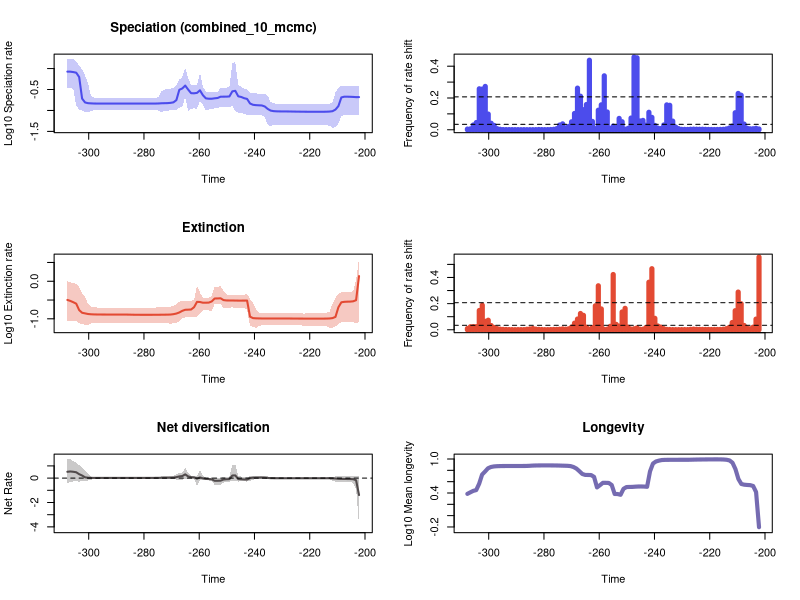

The R script that drew this image:


pdf(file='C:/Users/SimoesLabAdmin/Documents/BDNN_Arielli/synapsida/pyrate_mcmc_logs/Log_RTT_plots.pdf',width=10, height=15)
par(mfrow=c(3,2))
library(scales)

time=c(-202.15980177, -203.22606131000003,-204.29232085,-205.35858039,-206.42483993000002,-207.49109947,-208.55735901000003,-209.62361855,-210.68987809000004,-211.75613763,-212.82239717,-213.88865671000002,-214.95491625,-216.02117579000003,-217.08743533,-218.15369487000004,-219.21995441,-220.28621395,-221.35247349000002,-222.41873303,-223.48499257000003,-224.55125211,-225.61751165000004,-226.68377119000002,-227.75003073,-228.81629027000002,-229.88254981,-230.94880935000003,-232.01506889,-233.08132842999999,-234.14758797000002,-235.21384751,-236.28010705000003,-237.34636659,-238.41262613000004,-239.47888567,-240.54514521,-241.61140475000002,-242.67766429,-243.74392383000003,-244.81018337,-245.87644291000004,-246.94270245,-248.00896199,-249.07522153000002,-250.14148107,-251.20774061000003,-252.27400015,-253.34025969000004,-254.40651923000001,-255.47277877,-256.53903831,-257.60529785,-258.67155739000003,-259.73781693,-260.80407647,-261.87033601,-262.93659555,-264.00285509,-265.06911463,-266.13537417000003,-267.20163371,-268.26789325,-269.33415279,-270.40041233,-271.46667186999997,-272.53293141,-273.59919095000004,-274.66545049,-275.73171003,-276.79796957,-277.86422911,-278.93048865,-279.99674819,-281.06300773000004,-282.12926727,-283.19552681,-284.26178635,-285.32804589,-286.39430543,-287.46056497,-288.52682451000004,-289.59308405,-290.65934359,-291.72560313,-292.79186267,-293.85812221,-294.92438175,-295.99064129000004,-297.05690083,-298.12316037,-299.18941991,-300.25567945,-301.32193899,-302.38819853,-303.45445807000004,-304.52071761,-305.58697715,-306.65323669,-307.71949623)
rate=c(0.20822441559560245, 0.20794884723918333,0.21043817768754605,0.2119747725652627,0.21299936262242727,0.2132298442677995,0.20442402204162635,0.1271323669724832,0.10497321886138578,0.09605888183554884,0.09413482212510854,0.09344832041402634,0.09311239105946303,0.09302328766800749,0.09298587387152468,0.09300968811410232,0.09302091416486222,0.09309623597598732,0.09321566789360533,0.09334461299643511,0.09355492612320343,0.09375499136241822,0.09400846715341654,0.0943002046814388,0.09460226002812139,0.09471594311757343,0.0948100490682803,0.09496293536436173,0.09535243463288892,0.09631167124353968,0.0992047317627894,0.10881881069855559,0.12453156594280505,0.13161983957816162,0.13268605068383615,0.13388912825777777,0.13659523176435137,0.1468171365872526,0.18852880102629893,0.19618527320519352,0.20998210597746705,0.21763467026342348,0.29392579919740625,0.2862008953141919,0.21598636775076557,0.21369366027272796,0.21335833004618815,0.21282089179144026,0.19846268358623187,0.19494311800529496,0.19050180703004876,0.19058056836706663,0.19457858240206233,0.23150289450390493,0.30217054022738793,0.2626101989525242,0.25688343289623516,0.25845645576655485,0.3149331918053042,0.3924244355169111,0.3350396139109851,0.3115232011752863,0.1766070417902445,0.1561822735334894,0.15188026143705413,0.14967084176722895,0.14912624425674134,0.1485566465231813,0.14691278837037303,0.1462113223099859,0.14605557042325273,0.14597425262800007,0.14594275257895847,0.14592987940698865,0.14593708971935088,0.14598006441539413,0.14602707091400574,0.14604406846810386,0.1460375374325512,0.14603766034684185,0.14603561102616047,0.14603229700556214,0.14602791217694827,0.14602086893610833,0.1460076147251479,0.145990377487413,0.1459926814198269,0.14600949654956147,0.14604642031484316,0.14613665895679842,0.14644328666476603,0.14764786942403696,0.14924337643711233,0.15515554132896847,0.19177208037537014,0.6277015176299083,0.797083500529129,0.8249169564882464,0.8434821959839738,0.8444424658967868)
minHPD=c(0.07647106724071959, 0.07734142804423534,0.07942828986939562,0.07851966021047276,0.07809769160366754,0.07894676263026473,0.07274799504413572,0.048223503200615796,0.04049257426296967,0.03843835424369932,0.043297531482651336,0.04400217904443545,0.04394932070375,0.04467954446595121,0.04487904908841995,0.04514545711772151,0.04494700014326096,0.044807159323282435,0.04494700014326096,0.04494190654018587,0.044944757980208944,0.04553666781656226,0.04553666781656226,0.04486019594600744,0.045634049476286395,0.04538435927079513,0.045076464703735636,0.044798501892353564,0.04594020400781118,0.04487293195448113,0.042139381151221324,0.045628403251335756,0.06935921200752043,0.07631028731311111,0.07829939718829243,0.07891572188275385,0.078942017690489,0.08001408549409972,0.07903238209511816,0.0823954103680885,0.0886488083432593,0.08699415708545302,0.09774861254618802,0.12864142029923623,0.12042158152270561,0.12116530996282314,0.12041613034584629,0.12114978081850361,0.11190807292306057,0.11330774249538776,0.1064672759010882,0.1059390766809854,0.10047368366849263,0.13706416609727998,0.17131573266029895,0.1109549041443273,0.11147691475425714,0.1110357778242096,0.09657461988431283,0.21118074076295568,0.12066398077181711,0.11604891311368051,0.10367159804679568,0.10367805446336585,0.10133961684066378,0.09870882468999663,0.09768882263759544,0.09149789724363169,0.09922198011791841,0.10193754414935778,0.10253927801407205,0.10134148356465882,0.10159578284086826,0.1017293953451874,0.10175165734803149,0.10209840634284183,0.10229972444710254,0.10238461838553488,0.10239904810739098,0.10238461838553488,0.10236084702839353,0.10233085713482162,0.10229866004749863,0.1022167887256646,0.10209840634284183,0.10193754414935778,0.10170573320929505,0.10261333054740479,0.10251443230185399,0.10175165734803149,0.10123408346474325,0.09561025229526475,0.08956179300333189,0.09146747530344959,0.09915866576649017,0.10570295592324201,0.12823489960591872,0.3292412171621953,0.3381219399298795,0.34718292261865946)
maxHPD=c(0.3794781254648623, 0.37704756310050314,0.3767657104407643,0.37674561170789117,0.3793966358580818,0.3845966992472076,0.3869129592897176,0.3441177436921464,0.2709755091894728,0.15635063349181852,0.1465852879757538,0.14377450393943952,0.14209620427361466,0.14232118813697142,0.14209620427361466,0.14212850997184873,0.14176637057618988,0.14137569107019435,0.14137569107019435,0.14133521727840082,0.14137569107019435,0.14210911253116265,0.14236950095355863,0.14209620427361466,0.14323802698710938,0.14323802698710938,0.14328852926286736,0.1434165556914538,0.14555342175142355,0.14772138764423112,0.16029901143417066,0.223432804219348,0.25195883947324965,0.2519937957995243,0.25368055134618944,0.25436862518819064,0.2551746381829326,0.2628928710076454,0.32349298652810043,0.3334433375455118,0.36645500452837854,0.41195658290679216,1.4077230700370897,1.3760613895301992,0.36629965190462094,0.3502952081871137,0.34814382825986484,0.3480195653983722,0.2795960438429259,0.2733813355619992,0.2713082039909146,0.2715207340711895,0.2805759415710198,0.36808159149227565,0.7965847973011608,0.4038464274235254,0.3963891927414213,0.39685915167833535,0.5933835217753222,1.023169980958854,0.6219933884227894,0.5442434933405396,0.3992069423224342,0.3447554021979023,0.33240123346001216,0.3227185796188987,0.3162701699427049,0.29006693828835073,0.20895086879119984,0.20096895593210123,0.1999934446290643,0.19821389464761777,0.19821389464761777,0.19821389464761777,0.19806201537328122,0.1982074338169283,0.1982074338169283,0.19821389464761777,0.19821389464761777,0.19822523958335844,0.19822523958335844,0.19821389464761777,0.19821389464761777,0.19821389464761777,0.1982074338169283,0.1982325006347331,0.19821389464761777,0.19938007625384815,0.1996292224585705,0.19993310529523256,0.20254665115140952,0.22041487521381647,0.4459590151606513,0.6802496417411483,0.9527086662209635,1.1650730874449897,1.460066805337282,1.7068072146686428,1.69840726738352,1.7136491836899814)
remove_na = !is.na(rate)
time = time[remove_na]
plot(time,time,type = 'n', ylim = c(-1.460992705689577, 0.2753146035728405), xlim = c(-308.252626,-201.626672), ylab = 'Log10 Speciation rate', xlab = 'Time',main='Speciation (combined_10_mcmc)' )
polygon(c(time, rev(time)), c(log10(maxHPD[remove_na]), rev(log10(minHPD[remove_na]))), col = alpha('#4c4cec',0.3), border = NA)
lines(time,log10(rate[remove_na]), col = '#4c4cec', lwd=2)
mids=c(-202.16518691919194, -203.24221675757576,-204.3192465959596,-205.39627643434343,-206.47330627272729,-207.5503361111111,-208.62736594949496,-209.7043957878788,-210.78142562626263,-211.85845546464648,-212.9354853030303,-214.01251514141416,-215.08954497979798,-216.16657481818183,-217.24360465656565,-218.3206344949495,-219.39766433333335,-220.47469417171718,-221.55172401010103,-222.62875384848485,-223.7057836868687,-224.78281352525252,-225.85984336363637,-226.9368732020202,-228.01390304040405,-229.0909328787879,-230.16796271717172,-231.24499255555557,-232.3220223939394,-233.39905223232324,-234.4760820707071,-235.55311190909092,-236.63014174747474,-237.7071715858586,-238.78420142424244,-239.86123126262626,-240.9382611010101,-242.01529093939394,-243.0923207777778,-244.16935061616164,-245.24638045454546,-246.32341029292928,-247.40044013131313,-248.47746996969698,-249.5544998080808,-250.63152964646466,-251.70855948484848,-252.78558932323233,-253.86261916161618,-254.939649,-256.0166788383838,-257.0937086767677,-258.1707385151515,-259.2477683535354,-260.3247981919192,-261.401828030303,-262.4788578686869,-263.5558877070707,-264.6329175454546,-265.7099473838384,-266.7869772222222,-267.86400706060607,-268.9410368989899,-270.0180667373737,-271.09509657575757,-272.1721264141414,-273.24915625252527,-274.3261860909091,-275.40321592929297,-276.48024576767676,-277.5572756060606,-278.63430544444446,-279.71133528282826,-280.7883651212121,-281.86539495959596,-282.9424247979798,-284.01945463636366,-285.0964844747475,-286.1735143131313,-287.25054415151516,-288.327573989899,-289.4046038282828,-290.48163366666665,-291.5586635050505,-292.63569334343435,-293.7127231818182,-294.78975302020206,-295.86678285858585,-296.9438126969697,-298.02084253535355,-299.09787237373735,-300.1749022121212,-301.25193205050505,-302.3289618888889,-303.40599172727275,-304.4830215656566,-305.5600514040404,-306.63708124242424,-307.7141110808081)
counts=c(0.00497752808988764, 0.009269662921348315,0.00649438202247191,0.006078651685393259,0.009696629213483146,0.035764044943820225,0.21756179775280898,0.2286741573033708,0.10725842696629213,0.02295505617977528,0.010775280898876404,0.0054943820224719105,0.0029213483146067415,0.0024269662921348315,0.0019438202247191011,0.00149438202247191,0.0018764044943820224,0.0021797752808988763,0.002707865168539326,0.0034831460674157304,0.0033932584269662923,0.0036853932584269664,0.00401123595505618,0.0035393258426966293,0.002292134831460674,0.0024719101123595504,0.002752808988764045,0.006910112359550562,0.016876404494382023,0.05456179775280899,0.15403370786516854,0.1566067415730337,0.030235955056179774,0.007224719101123596,0.010449438202247191,0.02744943820224719,0.07806741573033708,0.11008988764044944,0.028707865168539327,0.059,0.05559550561797753,0.45310112359550564,0.4577752808988764,0.07373033707865169,0.0089438202247191,0.0039213483146067415,0.05056179775280899,0.07147191011235955,0.014202247191011236,0.023235955056179775,0.008269662921348314,0.1118876404494382,0.3395168539325843,0.15696629213483146,0.1231685393258427,0.00701123595505618,0.05256179775280899,0.43774157303370786,0.15886516853932584,0.12640449438202248,0.21130337078651684,0.2621348314606742,0.10273033707865169,0.05010112359550562,0.021067415730337078,0.011674157303370786,0.037168539325842694,0.029640449438202248,0.00698876404494382,0.003056179775280899,0.0017640449438202247,0.0010786516853932583,0.0008988764044943821,0.001292134831460674,0.0017640449438202247,0.0008988764044943821,0.000651685393258427,0.0007191011235955057,0.0006179775280898876,0.0008876404494382022,0.0007303370786516854,0.0009101123595505618,0.0008988764044943821,0.001056179775280899,0.0010674157303370787,0.0010112359550561798,0.0012808988764044945,0.003089887640449438,0.006853932584269663,0.027303370786516856,0.04086516853932584,0.09879775280898877,0.2728202247191011,0.25620224719101126,0.2578426966292135,0.04562921348314607,0.030101123595505618,0.005719101123595505,0.004438202247191011)
plot(mids,counts,type = 'h', xlim = c(-308.252626,-201.626672), ylim=c(0,0.4577752808988764), ylab = 'Frequency of rate shift', xlab = 'Time',lwd=5,col='#4c4cec')
bf2 = 0.03412682688815857
bf6 = 0.20702555632585987
abline(h=bf2, lty=2)
abline(h=bf6, lty=2)

time=c(-202.15980177, -203.22606131000003,-204.29232085,-205.35858039,-206.42483993000002,-207.49109947,-208.55735901000003,-209.62361855,-210.68987809000004,-211.75613763,-212.82239717,-213.88865671000002,-214.95491625,-216.02117579000003,-217.08743533,-218.15369487000004,-219.21995441,-220.28621395,-221.35247349000002,-222.41873303,-223.48499257000003,-224.55125211,-225.61751165000004,-226.68377119000002,-227.75003073,-228.81629027000002,-229.88254981,-230.94880935000003,-232.01506889,-233.08132842999999,-234.14758797000002,-235.21384751,-236.28010705000003,-237.34636659,-238.41262613000004,-239.47888567,-240.54514521,-241.61140475000002,-242.67766429,-243.74392383000003,-244.81018337,-245.87644291000004,-246.94270245,-248.00896199,-249.07522153000002,-250.14148107,-251.20774061000003,-252.27400015,-253.34025969000004,-254.40651923000001,-255.47277877,-256.53903831,-257.60529785,-258.67155739000003,-259.73781693,-260.80407647,-261.87033601,-262.93659555,-264.00285509,-265.06911463,-266.13537417000003,-267.20163371,-268.26789325,-269.33415279,-270.40041233,-271.46667186999997,-272.53293141,-273.59919095000004,-274.66545049,-275.73171003,-276.79796957,-277.86422911,-278.93048865,-279.99674819,-281.06300773000004,-282.12926727,-283.19552681,-284.26178635,-285.32804589,-286.39430543,-287.46056497,-288.52682451000004,-289.59308405,-290.65934359,-291.72560313,-292.79186267,-293.85812221,-294.92438175,-295.99064129000004,-297.05690083,-298.12316037,-299.18941991,-300.25567945,-301.32193899,-302.38819853,-303.45445807000004,-304.52071761,-305.58697715,-306.65323669,-307.71949623)
rate=c(1.3733602651484413, 0.31317570208381135,0.29227898891111015,0.28732186282753935,0.28603879398455045,0.2833609213829868,0.2752992071993966,0.2029692962213125,0.11245842728023328,0.1044722710052884,0.1021783053084249,0.10147489461056183,0.10120960001120002,0.10109249393924422,0.10106220088059417,0.10105780801991723,0.10108724034009343,0.10111873246531067,0.10119163700158991,0.10125244031015429,0.10131800409659562,0.10140388441446624,0.10155233145060141,0.10173232272701145,0.10186414999726426,0.10189209552970138,0.10189582208132235,0.10188861410056269,0.10189357088456787,0.10189599921409061,0.10190302521678973,0.1019152149372601,0.10193685471746473,0.10202929677226158,0.1024554236736142,0.10303123426875871,0.10440965202644978,0.11433832237607694,0.30601153751082183,0.30551094596819356,0.30518413434702263,0.30530552573158837,0.3061846901407234,0.3074591765963193,0.3076579323118175,0.30824221670511,0.3151548048678289,0.3523144676480925,0.3486036155048795,0.3476691605912351,0.29013693798840157,0.2701842383913504,0.2685093459092474,0.2682556833598118,0.28051159525388203,0.2825494867800186,0.20387353506072142,0.17694985403137117,0.17529038141337017,0.1740643864548261,0.16300835129085658,0.147596311029287,0.13810963174324178,0.13286075155589705,0.13000050139454222,0.12915910019047822,0.1288264308877717,0.12857299133306727,0.12826431686554635,0.12808521365790093,0.12798558286800688,0.12789903329785318,0.1278857567897811,0.1278857567897811,0.12792405174815996,0.1280504435945074,0.12823367717960368,0.1285928018417735,0.12925709285348114,0.1296574774516585,0.12980507777024797,0.12983328464699506,0.12984782011212295,0.12984578851604672,0.12985317045553016,0.12988103602643702,0.12992290893469288,0.13001246225147917,0.13015778317670318,0.13040697218840305,0.13092622818309035,0.13208741678193203,0.13428954294820872,0.13953686422945843,0.1449072446119038,0.17066686442516113,0.25319352122491545,0.2766663925441649,0.29960750060303915,0.3180233514740322)
minHPD=c(0.08348190308680896, 0.07418134442449709,0.08435717385455181,0.08290348427312284,0.08435717385455181,0.08424498806653555,0.08237222582971511,0.07160426208082275,0.06333759320716403,0.056753445216706354,0.05753424662583165,0.06338366431841279,0.06510385346659354,0.06514784094174905,0.06517028043907008,0.065175943660362,0.06510110720956809,0.06538734521238072,0.06516603168919358,0.06538734521238072,0.06734119586520412,0.06775386137193883,0.06747258422425419,0.06781145954411807,0.06780421195462585,0.06774509795910805,0.06771447795240376,0.0677549651107355,0.06777089937588204,0.06781091375094567,0.06775386137193883,0.06772528748593573,0.06777492084156415,0.06702361689027718,0.06328410753289487,0.05676499057102368,0.06153874131501344,0.06518718786189116,0.17379380010964263,0.19574548850587145,0.19701107294928213,0.19633526022869535,0.1969930754458109,0.20034528448319178,0.19994484249802258,0.19583465435043124,0.18831931972889063,0.2488748274698861,0.2488748274698861,0.24904000559393136,0.1600491631692837,0.1670787791418098,0.16710931710211208,0.1674306327621449,0.13713695990095692,0.115661355435052,0.11059407406163722,0.1087129745214534,0.10850846591200938,0.1087129745214534,0.10316358013955843,0.08588077973946023,0.07691593796860781,0.07615756395106608,0.07414330989974992,0.07616995630519385,0.07614856198168524,0.0758013124756407,0.07615756395106608,0.07617054988573527,0.07569118984518579,0.07608995649233559,0.07616735136221806,0.07615524190779326,0.0758013124756407,0.07616735136221806,0.07690732871680642,0.07760927701112003,0.07845921525849751,0.07848700884614765,0.07862790844665803,0.07862790844665803,0.07862790844665803,0.0785199913341012,0.07850586130324616,0.07851807586902577,0.07838087112116413,0.07848539144050923,0.07804637217511204,0.07802226192161298,0.07851807586902577,0.07559940189269528,0.06945772960414688,0.07005667648191868,0.07259447150226625,0.0764984351621113,0.0865772103615584,0.08742231109698581,0.0869675041693303,0.08648396848453296)
maxHPD=c(4.014939362623382, 1.070621804044901,0.5464175659045217,0.5217370195477166,0.5191130138868459,0.5153197133408786,0.5065958171778698,0.46362751461062507,0.358819468747229,0.2549968161455283,0.1551126673899751,0.14485700916304978,0.14268765506746675,0.14119182683496756,0.1404809046942099,0.13994420635843569,0.1392968251667154,0.1392650078526743,0.13858825123743454,0.1384000858090142,0.13994245573842035,0.13998011703147709,0.13930356929760904,0.13945055535812065,0.1394519972274317,0.1394519972274317,0.13950610782218492,0.1396037337183584,0.13976965178861775,0.13998011703147709,0.14012178468546616,0.14048430484461963,0.14128837833132848,0.1424623770908766,0.14754957052471376,0.1811341575827861,0.27414443206782624,0.3382642957585694,0.45644163327688647,0.4413023386481748,0.43897750096351223,0.4366988013089301,0.4334238478396631,0.439200899862422,0.4412217933899372,0.44540157791131724,0.5658324989878132,0.7390666142116735,0.7099423537253728,0.7100154099123934,0.4174570970229181,0.35684850630614023,0.35575451733370156,0.3561206155928265,0.5044751319548264,0.7529206445306491,0.31740034574229237,0.30456788443274885,0.3039868570575799,0.30456575833817506,0.3016828592931036,0.286633294416808,0.24479285521218996,0.22509991369541085,0.20807090347523902,0.20565158842933873,0.2040606280068994,0.20241607736179532,0.20104513293055326,0.20020652717252171,0.19892690654453934,0.1987598272151543,0.19854459898202087,0.19837737776544173,0.19781316566315735,0.19766095146370447,0.19785901838116352,0.19785901838116352,0.19785520796007153,0.19768141415207505,0.19781316566315735,0.19780991277760296,0.19780991277760296,0.1977324938126152,0.19775206640860246,0.19781316566315735,0.19785520796007153,0.19833477490640944,0.19863737121207187,0.20009073922734258,0.2037802587921346,0.210274288658649,0.2508862138271963,0.38277024473137355,0.46510380574171506,0.6913422535900586,0.8612469701781429,0.8820722513756412,0.9397511175150899,1.0102617419079187)
remove_na = !is.na(rate)
time = time[remove_na]
plot(time,time,type = 'n', ylim = c(-1.2917652600578224, 0.6450716757002162), xlim = c(-308.252626,-201.626672), ylab = 'Log10 Extinction rate', xlab = 'Time',main='Extinction' )
polygon(c(time, rev(time)), c(log10(maxHPD[remove_na]), rev(log10(minHPD[remove_na]))), col = alpha('#e34a33',0.3), border = NA)
lines(time,log10(rate[remove_na]), col = '#e34a33', lwd=2)
mids=c(-202.16518691919194, -203.24221675757576,-204.3192465959596,-205.39627643434343,-206.47330627272729,-207.5503361111111,-208.62736594949496,-209.7043957878788,-210.78142562626263,-211.85845546464648,-212.9354853030303,-214.01251514141416,-215.08954497979798,-216.16657481818183,-217.24360465656565,-218.3206344949495,-219.39766433333335,-220.47469417171718,-221.55172401010103,-222.62875384848485,-223.7057836868687,-224.78281352525252,-225.85984336363637,-226.9368732020202,-228.01390304040405,-229.0909328787879,-230.16796271717172,-231.24499255555557,-232.3220223939394,-233.39905223232324,-234.4760820707071,-235.55311190909092,-236.63014174747474,-237.7071715858586,-238.78420142424244,-239.86123126262626,-240.9382611010101,-242.01529093939394,-243.0923207777778,-244.16935061616164,-245.24638045454546,-246.32341029292928,-247.40044013131313,-248.47746996969698,-249.5544998080808,-250.63152964646466,-251.70855948484848,-252.78558932323233,-253.86261916161618,-254.939649,-256.0166788383838,-257.0937086767677,-258.1707385151515,-259.2477683535354,-260.3247981919192,-261.401828030303,-262.4788578686869,-263.5558877070707,-264.6329175454546,-265.7099473838384,-266.7869772222222,-267.86400706060607,-268.9410368989899,-270.0180667373737,-271.09509657575757,-272.1721264141414,-273.24915625252527,-274.3261860909091,-275.40321592929297,-276.48024576767676,-277.5572756060606,-278.63430544444446,-279.71133528282826,-280.7883651212121,-281.86539495959596,-282.9424247979798,-284.01945463636366,-285.0964844747475,-286.1735143131313,-287.25054415151516,-288.327573989899,-289.4046038282828,-290.48163366666665,-291.5586635050505,-292.63569334343435,-293.7127231818182,-294.78975302020206,-295.86678285858585,-296.9438126969697,-298.02084253535355,-299.09787237373735,-300.1749022121212,-301.25193205050505,-302.3289618888889,-303.40599172727275,-304.4830215656566,-305.5600514040404,-306.63708124242424,-307.7141110808081)
counts=c(0.5563595505617978, 0.08159550561797753,0.019898876404494382,0.007797752808988764,0.01250561797752809,0.03295505617977528,0.19857303370786517,0.2884157303370786,0.1458988764044944,0.05551685393258427,0.01849438202247191,0.008460674157303371,0.004247191011235955,0.002640449438202247,0.0022134831460674156,0.002292134831460674,0.001966292134831461,0.0026741573033707863,0.0025280898876404493,0.0026292134831460675,0.003146067415730337,0.003786516853932584,0.0047640449438202245,0.003292134831460674,0.0011910112359550561,0.0014269662921348315,0.001303370786516854,0.0010898876404494382,0.0011123595505617978,0.001247191011235955,0.001898876404494382,0.0029775280898876404,0.008404494382022471,0.02035955056179775,0.0291123595505618,0.08769662921348315,0.4670337078651685,0.3637303370786517,0.01746067415730337,0.004179775280898876,0.0043370786516853934,0.014606741573033709,0.007719101123595505,0.005213483146067416,0.02038202247191011,0.1639887640449438,0.13637078651685394,0.027853932584269662,0.041314606741573036,0.4226292134831461,0.026337078651685393,0.004573033707865168,0.0037415730337078653,0.15947191011235956,0.33646067415730335,0.1832696629213483,0.017089887640449438,0.004595505617977528,0.02004494382022472,0.11041573033707865,0.12447191011235956,0.082,0.05056179775280899,0.02048314606741573,0.0073258426966292135,0.004730337078651685,0.006584269662921348,0.0043370786516853934,0.002842696629213483,0.0025393258426966293,0.0016741573033707865,0.0011123595505617978,0.001,0.002112359550561798,0.003258426966292135,0.004943820224719101,0.009797752808988765,0.0064831460674157305,0.003853932584269663,0.0011797752808988763,0.001247191011235955,0.001101123595505618,0.0008089887640449438,0.0012359550561797752,0.0013370786516853932,0.0020674157303370785,0.002730337078651685,0.004808988764044944,0.008707865168539325,0.01749438202247191,0.03204494382022472,0.07310112359550562,0.06498876404494382,0.18792134831460675,0.14759550561797752,0.024112359550561797,0.02407865168539326,0.022932584269662923,0.009584269662921347)
plot(mids,counts,type = 'h', xlim = c(-308.252626,-201.626672), ylim=c(0,0.5563595505617978), ylab = 'Frequency of rate shift', xlab = 'Time',lwd=5,col='#e34a33')
abline(h=bf2, lty=2)
abline(h=bf6, lty=2)
#Net Diversification Rate
time=c(-202.15980177, -203.22606131000003,-204.29232085,-205.35858039,-206.42483993000002,-207.49109947,-208.55735901000003,-209.62361855,-210.68987809000004,-211.75613763,-212.82239717,-213.88865671000002,-214.95491625,-216.02117579000003,-217.08743533,-218.15369487000004,-219.21995441,-220.28621395,-221.35247349000002,-222.41873303,-223.48499257000003,-224.55125211,-225.61751165000004,-226.68377119000002,-227.75003073,-228.81629027000002,-229.88254981,-230.94880935000003,-232.01506889,-233.08132842999999,-234.14758797000002,-235.21384751,-236.28010705000003,-237.34636659,-238.41262613000004,-239.47888567,-240.54514521,-241.61140475000002,-242.67766429,-243.74392383000003,-244.81018337,-245.87644291000004,-246.94270245,-248.00896199,-249.07522153000002,-250.14148107,-251.20774061000003,-252.27400015,-253.34025969000004,-254.40651923000001,-255.47277877,-256.53903831,-257.60529785,-258.67155739000003,-259.73781693,-260.80407647,-261.87033601,-262.93659555,-264.00285509,-265.06911463,-266.13537417000003,-267.20163371,-268.26789325,-269.33415279,-270.40041233,-271.46667186999997,-272.53293141,-273.59919095000004,-274.66545049,-275.73171003,-276.79796957,-277.86422911,-278.93048865,-279.99674819,-281.06300773000004,-282.12926727,-283.19552681,-284.26178635,-285.32804589,-286.39430543,-287.46056497,-288.52682451000004,-289.59308405,-290.65934359,-291.72560313,-292.79186267,-293.85812221,-294.92438175,-295.99064129000004,-297.05690083,-298.12316037,-299.18941991,-300.25567945,-301.32193899,-302.38819853,-303.45445807000004,-304.52071761,-305.58697715,-306.65323669,-307.71949623)
net_rate=c(-1.388320620345621, -0.1742325474649994,-0.08843349995708852,-0.07679931993993869,-0.07343249358256904,-0.06914686168298917,-0.0659280922075148,-0.05836008185006215,-0.032053009909648614,-0.01812978205241605,-0.011396632606823913,-0.009685636549325432,-0.009102651283220511,-0.008821608700497955,-0.008748066098325697,-0.008733347748443095,-0.008793542231872658,-0.008789256638968922,-0.008838353849271976,-0.008869196413128144,-0.008775958718305787,-0.00875448675342776,-0.008784996903909346,-0.00886143364344881,-0.008908284815613652,-0.0088378318933798,-0.008730818535796728,-0.008588869904438419,-0.008253641125040179,-0.007101159834508494,-0.0028545194877376365,0.01355494330347943,0.03946891764806921,0.047226975886493064,0.04542670889444,0.0425635728624341,0.035316026074443535,-0.0015597463982900545,-0.11987331552475675,-0.11155516745710099,-0.09549871380078487,-0.08028399700574744,0.22103980707470416,0.21330483286926719,-0.08691735415310588,-0.09358376610322541,-0.11671705796437161,-0.21002248858723976,-0.21691473375646766,-0.21969656778897764,-0.09847048641298373,-0.07477094842744163,-0.06948263153696732,-0.01980675309597872,0.055366719171528724,-0.04397788441512196,0.058381442048065696,0.07421125992724963,0.13620265271339638,0.30621545772360215,0.16571528475307157,0.13885746867538623,0.07686837676436953,0.044919775265077524,0.03766111097921861,0.03231003952274606,0.0306841946388174,0.028458110254110033,0.021673222407087057,0.01881267338401157,0.01849715870383174,0.018420261196375288,0.018354816595208216,0.018327475751721344,0.018300445135057675,0.018220241503117383,0.01806130436208438,0.01748441570464351,0.016363802584874753,0.01571835107531839,0.015495988448083605,0.015453283181310116,0.015426264805320588,0.015417977774485872,0.015375237224612514,0.01529527839751468,0.01521239519380127,0.01511052649227484,0.014927481199998888,0.014913611085847977,0.015381759995423934,0.021715767544605698,0.029970898340701,0.0650539859932292,0.21179296532688663,0.3225757849478962,0.4785549238946002,0.5194497325023503,0.5426075528698715,0.5193656456431456)
net_minHPD=c(-3.8515200918017922, -0.8915957405631061,-0.37754265241300505,-0.34241177357425845,-0.33847479142216946,-0.34058913956859593,-0.3434286846623875,-0.35902132831520034,-0.2898309463950841,-0.21134608900227542,-0.07529054454501069,-0.06382043394031109,-0.060839050235376974,-0.05974988389672961,-0.05929510837672573,-0.05856500764152125,-0.058562452705076415,-0.05863843991287647,-0.05749455128174008,-0.05831462340371406,-0.057661021400324246,-0.05792035249209103,-0.05723948231863241,-0.05749455128174008,-0.05748940644080119,-0.05748940644080119,-0.05843076483450296,-0.05831462340371406,-0.059713064954705616,-0.06042656805617598,-0.06656368217601258,-0.059347844837339604,-0.04464333757765246,-0.03954296938157306,-0.044083382740765356,-0.05788615335343526,-0.1471733597418827,-0.20872594845769876,-0.28189229427929197,-0.26880311584864347,-0.2682656680944005,-0.2816841935903804,-0.26580040845354624,-0.2552608727433272,-0.2862514574348247,-0.2856564969555109,-0.35971195667340927,-0.5268634759155268,-0.5349853790977399,-0.5420514481956638,-0.25178545602252467,-0.1784335154326482,-0.17340955805855734,-0.15793821722179643,-0.18310177188250165,-0.6149530949082597,-0.09140575180321225,-0.07762829435423999,-0.08935153207616578,0.004804208249318875,-0.1587132695642204,-0.13191716505209072,-0.11450910062262525,-0.08526397788787156,-0.04865446419792527,-0.04450939415346189,-0.04890060959606943,-0.05190099297552414,-0.05722403784232119,-0.05293690269979004,-0.05229559463677541,-0.052299077773861474,-0.052014522893030296,-0.052299077773861474,-0.050080890547342605,-0.05063505767156137,-0.04962336579412677,-0.050706041734161114,-0.052299077773861474,-0.05299382354120208,-0.05299382354120208,-0.0531116814197303,-0.053193577201820136,-0.05321530907291766,-0.053017355772551844,-0.05301872258629961,-0.05417134432001908,-0.055017849281908726,-0.057089174103106044,-0.05806074230498079,-0.06571925497649919,-0.13633892372809295,-0.18586031331442215,-0.27203264666275706,-0.2568254675088121,-0.293375886039136,-0.25594040479028424,-0.267322418464492,-0.3159803777765853,-0.3912613044208799)
net_maxHPD=c(0.12735331968851366, 0.17995870182735368,0.13959294617423693,0.13630584621326444,0.13960013944031596,0.1436911301916031,0.1567906258736779,0.19230296757274648,0.14950634471404298,0.08198388439071723,0.06797794615207409,0.04999979097839645,0.04632897649731335,0.04487183241881487,0.04392408763140909,0.04379778579568761,0.043205874447672835,0.042645599792211344,0.043212873252891484,0.04205445517945677,0.042634998459604584,0.04232310029819021,0.0431328749829817,0.04317715040963577,0.04353046001683546,0.043833512136732034,0.04324689817468533,0.04376502712328237,0.04393831695535305,0.048322795079494746,0.066125074125271,0.13373184258646137,0.16273904589943022,0.16862890143684273,0.17387479179569404,0.1877139025525939,0.17939174326488316,0.1795762634095275,0.08074866944797354,0.07917364076980032,0.12418781799661821,0.17335806858361735,1.1128650200778454,1.08021231241412,0.12962983697485558,0.11661859865094851,0.11238559008110613,-0.0007512483096840938,-0.017573090924428436,-0.015184926810279442,0.0519136384877229,0.038491750711224265,0.048485220842671095,0.1559170852396919,0.6546380203298958,0.2035235416146741,0.20046607440371464,0.2088287787274613,0.4259746500923596,0.8378260055823703,0.4587843458639941,0.42166418736368777,0.2908555371743273,0.21081311990433874,0.1844974846920412,0.16002227583094641,0.14715774182357683,0.1370880121229673,0.09879989161063484,0.08849543502155244,0.08561992893699567,0.08420917574548845,0.08384040153009123,0.0832249231058292,0.08507201715122947,0.0837275035434861,0.08384040153009123,0.08190342398542937,0.07910869141564746,0.0779683878719318,0.0779683878719318,0.0779683878719318,0.07796673757862624,0.07796673757862624,0.07831469564220814,0.07864003986115987,0.07796350630116407,0.07796673757862624,0.07754104614480363,0.08076041754496352,0.0845072755978088,0.10484235120803392,0.37194144317225386,0.5980945158453106,0.8822949703360218,1.0680184261426549,1.2808370577954908,1.3809107274919212,1.5378135385845826,1.571203990302602)
remove_na = !is.na(net_rate)
time = time[remove_na]
plot(time,time,type = 'n', ylim = c(-4.236672100981972, 1.7283243893328624), xlim = c(-308.252626,-201.626672), ylab = 'Net Rate', xlab = 'Time',lwd=2, main='Net diversification', col= '#504A4B' )
polygon(c(time, rev(time)), c(net_maxHPD[remove_na], rev(net_minHPD[remove_na])), col = alpha('#504A4B',0.3), border = NA)
lines(time,net_rate[remove_na], col = '#504A4B', lwd=2)
abline(h=0,lty=2)


time=c(-202.15980177, -203.22606131000003,-204.29232085,-205.35858039,-206.42483993000002,-207.49109947,-208.55735901000003,-209.62361855,-210.68987809000004,-211.75613763,-212.82239717,-213.88865671000002,-214.95491625,-216.02117579000003,-217.08743533,-218.15369487000004,-219.21995441,-220.28621395,-221.35247349000002,-222.41873303,-223.48499257000003,-224.55125211,-225.61751165000004,-226.68377119000002,-227.75003073,-228.81629027000002,-229.88254981,-230.94880935000003,-232.01506889,-233.08132842999999,-234.14758797000002,-235.21384751,-236.28010705000003,-237.34636659,-238.41262613000004,-239.47888567,-240.54514521,-241.61140475000002,-242.67766429,-243.74392383000003,-244.81018337,-245.87644291000004,-246.94270245,-248.00896199,-249.07522153000002,-250.14148107,-251.20774061000003,-252.27400015,-253.34025969000004,-254.40651923000001,-255.47277877,-256.53903831,-257.60529785,-258.67155739000003,-259.73781693,-260.80407647,-261.87033601,-262.93659555,-264.00285509,-265.06911463,-266.13537417000003,-267.20163371,-268.26789325,-269.33415279,-270.40041233,-271.46667186999997,-272.53293141,-273.59919095000004,-274.66545049,-275.73171003,-276.79796957,-277.86422911,-278.93048865,-279.99674819,-281.06300773000004,-282.12926727,-283.19552681,-284.26178635,-285.32804589,-286.39430543,-287.46056497,-288.52682451000004,-289.59308405,-290.65934359,-291.72560313,-292.79186267,-293.85812221,-294.92438175,-295.99064129000004,-297.05690083,-298.12316037,-299.18941991,-300.25567945,-301.32193899,-302.38819853,-303.45445807000004,-304.52071761,-305.58697715,-306.65323669,-307.71949623)
rate=c(0.6255682492005458, 2.6110261106604047,3.33924509003601,3.4560654728035827,3.4805446028447795,3.5190269549398936,3.623539874594157,4.439770432267821,6.626676934406815,8.590172461986276,9.434590024185937,9.699836771001856,9.800071028478975,9.839778851198268,9.852272484138776,9.854310867371495,9.847842469402218,9.842184808281477,9.82894316912319,9.816149415878847,9.80156482864005,9.78418572872367,9.75934988818696,9.726527609904494,9.696328185782628,9.691940594475772,9.693094387008758,9.693179248051019,9.689365202644376,9.686079398459434,9.682422872723405,9.672059442406562,9.652006108688237,9.593139457632239,9.35941775976341,9.036056117189114,8.315335276978095,6.054469244995401,3.2300366733476626,3.262574282141183,3.2735757582950966,3.2698421509274302,3.2482665283552965,3.2172234784962876,3.2123553123882074,3.19540381152546,2.979312595560564,2.3350430009254968,2.4073169976287456,2.4137273179504484,3.4699353221177316,3.780257552324516,3.7950236514765963,3.7970459880215266,3.446816521556812,3.1521791787688027,4.839630195678469,5.207041645604588,5.227336187937825,5.2373128154548745,5.447534161792405,6.104339708156443,6.785317208543086,7.231602409511329,7.499141304408251,7.58077660498038,7.611601464176502,7.638833785510277,7.67151499007855,7.68840235830872,7.700588064101052,7.70983091205625,7.711210231077514,7.710937638607872,7.70857927426725,7.69787734804067,7.681735449946832,7.646419480786933,7.581870062973003,7.544690064945205,7.532373908643517,7.530539528411565,7.529278410993708,7.530177191703235,7.5294401006914775,7.527059003390743,7.523126485777389,7.514623261218824,7.497871199372675,7.4677699938943976,7.396037235382655,7.228605979591562,6.8610062805831316,6.007912168396867,5.3136805983996265,3.659284506114882,2.82702558421529,2.738091587380462,2.5818220046420755,2.424258545191982)
minHPD=c(0.6255682492005458, 2.6110261106604047,3.33924509003601,3.4560654728035827,3.4805446028447795,3.5190269549398936,3.623539874594157,4.439770432267821,6.626676934406815,8.590172461986276,9.434590024185937,9.699836771001856,9.800071028478975,9.839778851198268,9.852272484138776,9.854310867371495,9.847842469402218,9.842184808281477,9.82894316912319,9.816149415878847,9.80156482864005,9.78418572872367,9.75934988818696,9.726527609904494,9.696328185782628,9.691940594475772,9.693094387008758,9.693179248051019,9.689365202644376,9.686079398459434,9.682422872723405,9.672059442406562,9.652006108688237,9.593139457632239,9.35941775976341,9.036056117189114,8.315335276978095,6.054469244995401,3.2300366733476626,3.262574282141183,3.2735757582950966,3.2698421509274302,3.2482665283552965,3.2172234784962876,3.2123553123882074,3.19540381152546,2.979312595560564,2.3350430009254968,2.4073169976287456,2.4137273179504484,3.4699353221177316,3.780257552324516,3.7950236514765963,3.7970459880215266,3.446816521556812,3.1521791787688027,4.839630195678469,5.207041645604588,5.227336187937825,5.2373128154548745,5.447534161792405,6.104339708156443,6.785317208543086,7.231602409511329,7.499141304408251,7.58077660498038,7.611601464176502,7.638833785510277,7.67151499007855,7.68840235830872,7.700588064101052,7.70983091205625,7.711210231077514,7.710937638607872,7.70857927426725,7.69787734804067,7.681735449946832,7.646419480786933,7.581870062973003,7.544690064945205,7.532373908643517,7.530539528411565,7.529278410993708,7.530177191703235,7.5294401006914775,7.527059003390743,7.523126485777389,7.514623261218824,7.497871199372675,7.4677699938943976,7.396037235382655,7.228605979591562,6.8610062805831316,6.007912168396867,5.3136805983996265,3.659284506114882,2.82702558421529,2.738091587380462,2.5818220046420755,2.424258545191982)
maxHPD=c(0.6255682492005458, 2.6110261106604047,3.33924509003601,3.4560654728035827,3.4805446028447795,3.5190269549398936,3.623539874594157,4.439770432267821,6.626676934406815,8.590172461986276,9.434590024185937,9.699836771001856,9.800071028478975,9.839778851198268,9.852272484138776,9.854310867371495,9.847842469402218,9.842184808281477,9.82894316912319,9.816149415878847,9.80156482864005,9.78418572872367,9.75934988818696,9.726527609904494,9.696328185782628,9.691940594475772,9.693094387008758,9.693179248051019,9.689365202644376,9.686079398459434,9.682422872723405,9.672059442406562,9.652006108688237,9.593139457632239,9.35941775976341,9.036056117189114,8.315335276978095,6.054469244995401,3.2300366733476626,3.262574282141183,3.2735757582950966,3.2698421509274302,3.2482665283552965,3.2172234784962876,3.2123553123882074,3.19540381152546,2.979312595560564,2.3350430009254968,2.4073169976287456,2.4137273179504484,3.4699353221177316,3.780257552324516,3.7950236514765963,3.7970459880215266,3.446816521556812,3.1521791787688027,4.839630195678469,5.207041645604588,5.227336187937825,5.2373128154548745,5.447534161792405,6.104339708156443,6.785317208543086,7.231602409511329,7.499141304408251,7.58077660498038,7.611601464176502,7.638833785510277,7.67151499007855,7.68840235830872,7.700588064101052,7.70983091205625,7.711210231077514,7.710937638607872,7.70857927426725,7.69787734804067,7.681735449946832,7.646419480786933,7.581870062973003,7.544690064945205,7.532373908643517,7.530539528411565,7.529278410993708,7.530177191703235,7.5294401006914775,7.527059003390743,7.523126485777389,7.514623261218824,7.497871199372675,7.4677699938943976,7.396037235382655,7.228605979591562,6.8610062805831316,6.007912168396867,5.3136805983996265,3.659284506114882,2.82702558421529,2.738091587380462,2.5818220046420755,2.424258545191982)
remove_na = !is.na(rate)
time = time[remove_na]
plot(time,time,type = 'n', ylim = c(-0.24948279262354037, 1.0350189437115378), xlim = c(-308.252626,-201.626672), ylab = 'Log10 Mean longevity', xlab = 'Time',main='Longevity' )
polygon(c(time, rev(time)), c(log10(maxHPD[remove_na]), rev(log10(minHPD[remove_na]))), col = alpha('#756bb1',0.3), border = NA)
lines(time,log10(rate[remove_na]), col = '#756bb1', lwd=4)

n <- dev.off()
